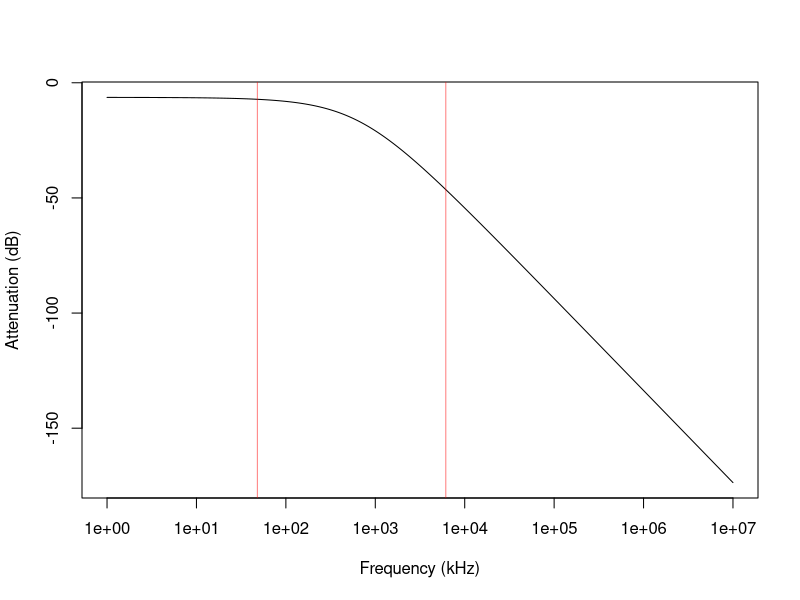
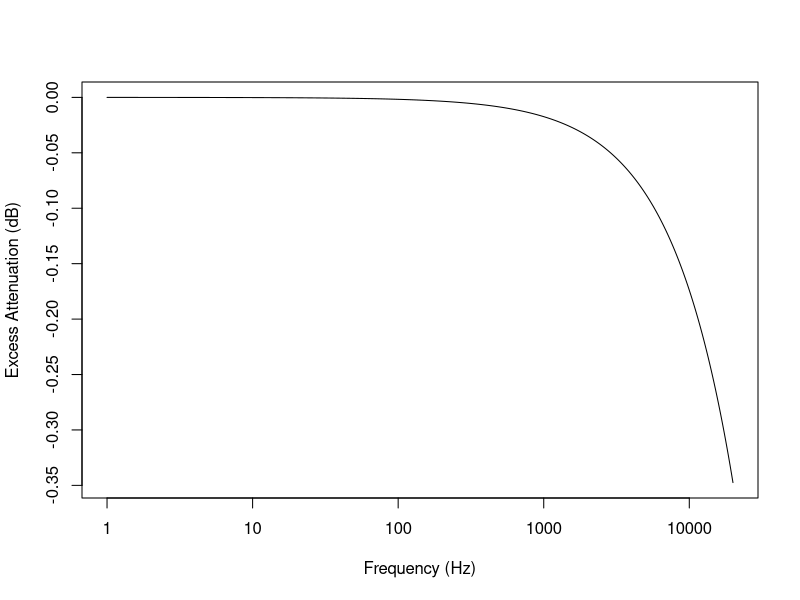

Source code (R) for these figures, in order:
# PCM4222EVM differential input stage low pass filter modelling

# From QSapecNG:
gainfunc = function(s) { (s + 3.22373e+06) / (( - 1.21565e-13 ) * s^3 + ( - 1.05195e-06 ) * s^2 + ( - 4.20191 ) * s + ( - 6.68625e+06 )) }

lossfunc = function(s) { 20*log10(abs(gainfunc(s))) }
freq = 10^seq(3, 10, 0.01)
sval = 2*pi*freq
plot(freq/1e3, lossfunc(sval), type = "l", log = "x", xlab = "Frequency (kHz)", ylab = "Attenuation (dB)")
abline(v = 12.288*1e6/1e3/2, col = rgb(1, 0, 0, 0.5))
abline(v = 48, col = rgb(1, 0, 0, 0.5))
lossfunc(2*pi*48e3) - lossfunc(0)	# 0.84 dB down at 48 kHz
lossfunc(2*pi*20e3) - lossfunc(0)	# 0.35 dB down at 20 kHz

freq = 10^seq(0, log10(20000), 0.01)
sval = 2*pi*freq
plot(freq, lossfunc(sval) - lossfunc(0), type = "l", log = "x", xlab = "Frequency (Hz)", ylab = "Excess Attenuation (dB)")

